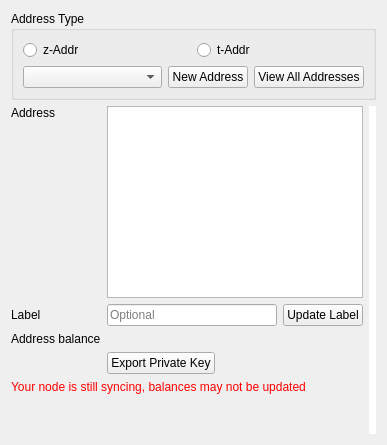
      <widget class="QWidget" name="tab_3">
       <attribute name="title">
        <string>Receive</string>
       </attribute>
       <layout class="QVBoxLayout" name="verticalLayout_5">
        <item>
         <layout class="QVBoxLayout" name="verticalLayout_8">
          <item>
           <widget class="QGroupBox" name="groupBox_6">
            <property name="title">
             <string>Address Type</string>
            </property>
            <property name="flat">
             <bool>false</bool>
            </property>
            <property name="checkable">
             <bool>false</bool>
            </property>
            <layout class="QVBoxLayout" name="verticalLayout_9">
             <item>
              <layout class="QHBoxLayout" name="horizontalLayout_9">
               <item>
                <widget class="QRadioButton" name="rdioZSAddr">
                 <property name="text">
                  <string>z-Addr</string>
                 </property>
                </widget>
               </item>
               <item>
                <widget class="QRadioButton" name="rdioTAddr">
                 <property name="sizePolicy">
                  <sizepolicy hsizetype="Preferred" vsizetype="Fixed">
                   <horstretch>0</horstretch>
                   <verstretch>0</verstretch>
                  </sizepolicy>
                 </property>
                 <property name="text">
                  <string>t-Addr</string>
                 </property>
                </widget>
               </item>
              </layout>
             </item>
             <item>
              <layout class="QHBoxLayout" name="horizontalLayout_10">
               <item>
                <widget class="AddressCombo" name="listReceiveAddresses">
                 <property name="sizePolicy">
                  <sizepolicy hsizetype="Expanding" vsizetype="Fixed">
                   <horstretch>0</horstretch>
                   <verstretch>0</verstretch>
                  </sizepolicy>
                 </property>
                 <property name="duplicatesEnabled">
                  <bool>false</bool>
                 </property>
                </widget>
               </item>
               <item>
                <widget class="QPushButton" name="btnReceiveNewAddr">
                 <property name="text">
                  <string>New Address</string>
                 </property>
                </widget>
               </item>
               <item>
                <widget class="QPushButton" name="btnViewAllAddresses">
                 <property name="text">
                  <string>View All Addresses</string>
                 </property>
                </widget>
               </item>
              </layout>
             </item>
            </layout>
           </widget>
          </item>
          <item>
           <layout class="QHBoxLayout" name="horizontalLayout_11">
            <item>
             <layout class="QVBoxLayout" name="verticalLayout_10">
              <item>
               <layout class="QGridLayout" name="gridLayout_4">
                <item row="1" column="0">
                 <widget class="QLabel" name="label_7">
                  <property name="text">
                   <string>Label</string>
                  </property>
                 </widget>
                </item>
                <item row="1" column="2">
                 <widget class="QPushButton" name="rcvUpdateLabel">
                  <property name="text">
                   <string>Update Label</string>
                  </property>
                 </widget>
                </item>
                <item row="2" column="1" colspan="2">
                 <widget class="QLabel" name="rcvBal">
                  <property name="text">
                   <string/>
                  </property>
                 </widget>
                </item>
                <item row="2" column="0">
                 <widget class="QLabel" name="label_21">
                  <property name="text">
                   <string>Address balance</string>
                  </property>
                 </widget>
                </item>
                <item row="1" column="1">
                 <widget class="QLineEdit" name="rcvLabel">
                  <property name="maxLength">
                   <number>40</number>
                  </property>
                  <property name="placeholderText">
                   <string>Optional</string>
                  </property>
                 </widget>
                </item>
                <item row="0" column="1" colspan="2">
                 <widget class="QPlainTextEdit" name="txtReceive">
                  <property name="sizePolicy">
                   <sizepolicy hsizetype="Expanding" vsizetype="Preferred">
                    <horstretch>0</horstretch>
                    <verstretch>0</verstretch>
                   </sizepolicy>
                  </property>
                  <property name="readOnly">
                   <bool>true</bool>
                  </property>
                 </widget>
                </item>
                <item row="3" column="1" colspan="2">
                 <layout class="QHBoxLayout" name="horizontalLayout_16">
                  <item>
                   <widget class="QPushButton" name="exportKey">
                    <property name="text">
                     <string>Export Private Key</string>
                    </property>
                   </widget>
                  </item>
                  <item>
                   <spacer name="horizontalSpacer_5">
                    <property name="orientation">
                     <enum>Qt::Horizontal</enum>
                    </property>
                    <property name="sizeHint" stdset="0">
                     <size>
                      <width>40</width>
                      <height>20</height>
                     </size>
                    </property>
                   </spacer>
                  </item>
                 </layout>
                </item>
                <item row="0" column="0">
                 <widget class="QLabel" name="label_10">
                  <property name="text">
                   <string>Address</string>
                  </property>
                  <property name="alignment">
                   <set>Qt::AlignLeading|Qt::AlignLeft|Qt::AlignTop</set>
                  </property>
                 </widget>
                </item>
               </layout>
              </item>
              <item>
               <widget class="QLabel" name="lblSyncWarningReceive">
                <property name="styleSheet">
                 <string notr="true">color: red;</string>
                </property>
                <property name="text">
                 <string>Your node is still syncing, balances may not be updated</string>
                </property>
               </widget>
              </item>
              <item>
               <spacer name="verticalSpacer_5">
                <property name="orientation">
                 <enum>Qt::Vertical</enum>
                </property>
                <property name="sizeHint" stdset="0">
                 <size>
                  <width>20</width>
                  <height>40</height>
                 </size>
                </property>
               </spacer>
              </item>
             </layout>
            </item>
            <item>
             <widget class="QRCodeLabel" name="qrcodeDisplay">
              <property name="sizePolicy">
               <sizepolicy hsizetype="Expanding" vsizetype="Expanding">
                <horstretch>0</horstretch>
                <verstretch>0</verstretch>
               </sizepolicy>
              </property>
              <property name="styleSheet">
               <string notr="true">background-color: #fff</string>
              </property>
              <property name="text">
               <string/>
              </property>
             </widget>
            </item>
           </layout>
          </item>
         </layout>
        </item>
       </layout>
      </widget>
